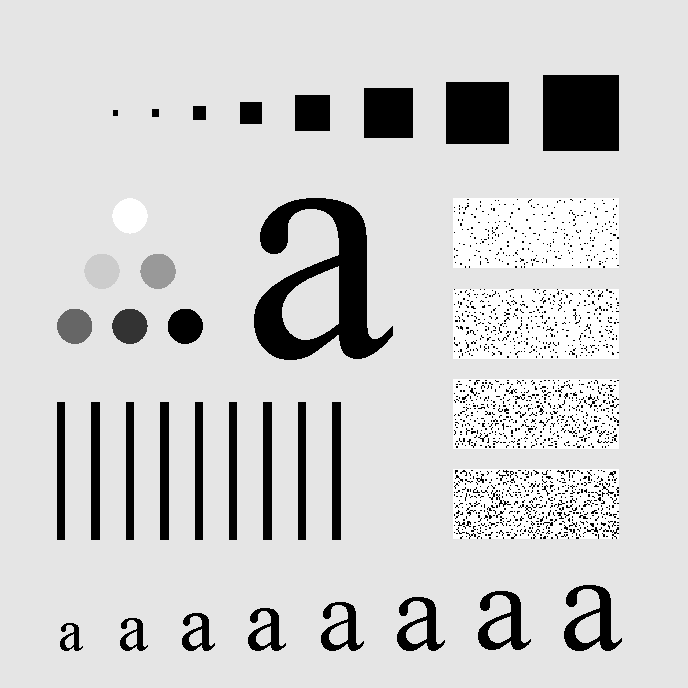
#> input picture Fig0441(a)(characters_test_pattern).tif, 688 x 688 px
$ python '2D Fourier Transform.py'
#> lines starting #> are read from the running program, lines starting #| are printed output that depends on the picture
import cv2
import numpy as np
import matplotlib.pyplot as plt

plt.figure(figsize=(6.4*5, 4.8*5), constrained_layout=False)
## HAKKI EGEMEN GÜLPINAR 17-155-014
original_image = cv2.imread("Fig0441(a)(characters_test_pattern).tif", 0)
#> original_image is the input picture: shape (688, 688); min 0, max 255, mean 207.3
spectrum = np.fft.fft2(original_image)
centered_spectrum = np.fft.fftshift(spectrum)
decentralized = np.fft.ifftshift(centered_spectrum)
processed_image = np.fft.ifft2(decentralized)

plt.subplot(151), plt.imshow(original_image, "gray"), plt.title("Original Image")
plt.subplot(152), plt.imshow(np.log(1+np.abs(spectrum)), "gray"), plt.title("Spectrum")
plt.subplot(153), plt.imshow(np.log(1+np.abs(centered_spectrum)), "gray"), plt.title("Centered Spectrum")
plt.subplot(154), plt.imshow(np.log(1+np.abs(decentralized)), "gray"), plt.title("Decentralized")
plt.subplot(155), plt.imshow(np.abs(processed_image), "gray"), plt.title("Processed Image")

plt.show()
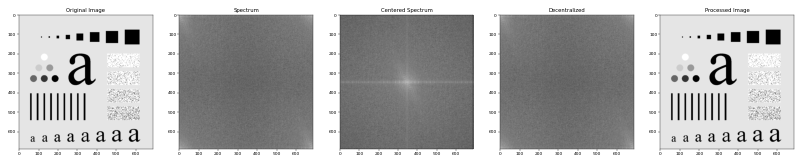
#> figure drawn by matplotlib, 5 panels

## HAKKI EGEMEN GÜLPINAR 17-155-014
